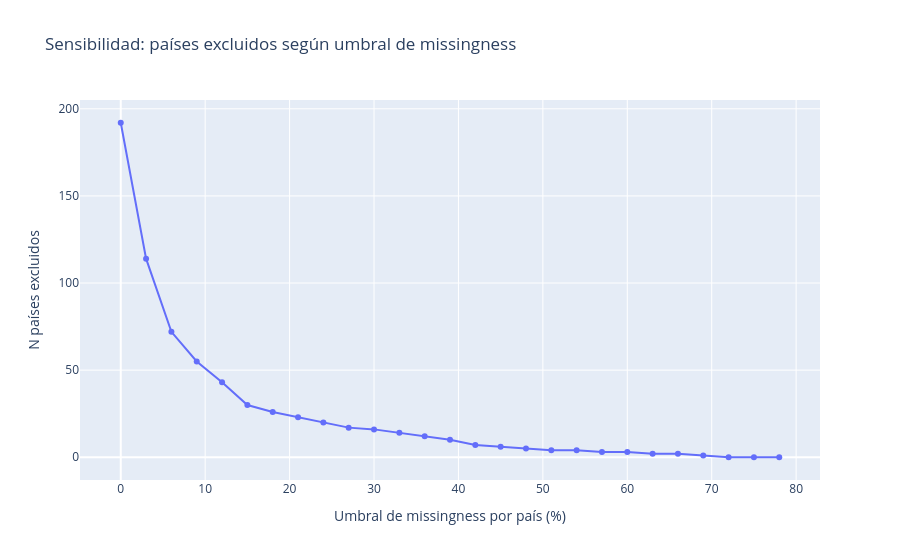

Here is the notebook cell this chart was saved with:
### Code cell
umbrales_pais = list(range(0, 81, 3))

n_excluidos_por_umbral = [
    (missingness_pais_completo > u).sum()
    for u in umbrales_pais
]

df_sensibilidad_pais = pd.DataFrame({
    "umbral": umbrales_pais,
    "n_excluidos": n_excluidos_por_umbral,
})

fig_sens_pais = px.line(
    df_sensibilidad_pais, x="umbral", y="n_excluidos", markers=True,
    title="Sensibilidad: países excluidos según umbral de missingness",
    labels={"umbral": "Umbral de missingness por país (%)", "n_excluidos": "N países excluidos"}
)
fig_sens_pais.show()

### Figure 1 — Plotly figure (JSON) as saved in the notebook; plotly's stock layout.template omitted (floating-point values rounded to 4 significant figures)
{"data": [{"hovertemplate": "Umbral de missingness por país (%)=%{x}<br>N países excluidos=%{y}<extra></extra>", "legendgroup": "", "line": {"color": "#636efa", "dash": "solid"}, "marker": {"symbol": "circle"}, "mode": "lines+markers", "name": "", "orientation": "v", "showlegend": false, "type": "scatter", "x": [0, 3, 6, 9, 12, 15, 18, 21, 24, 27, 30, 33, 36, 39, 42, 45, 48, 51, 54, 57, 60, 63, 66, 69, 72, 75, 78], "xaxis": "x", "y": [192, 114, 72, 55, 43, 30, 26, 23, 20, 17, 16, 14, 12, 10, 7, 6, 5, 4, 4, 3, 3, 2, 2, 1, 0, 0, 0], "yaxis": "y"}], "layout": {"legend": {"tracegroupgap": 0}, "title": {"text": "Sensibilidad: países excluidos según umbral de missingness"}, "xaxis": {"anchor": "y", "domain": [0, 1], "title": {"text": "Umbral de missingness por país (%)"}}, "yaxis": {"anchor": "x", "domain": [0, 1], "title": {"text": "N países excluidos"}}}}
